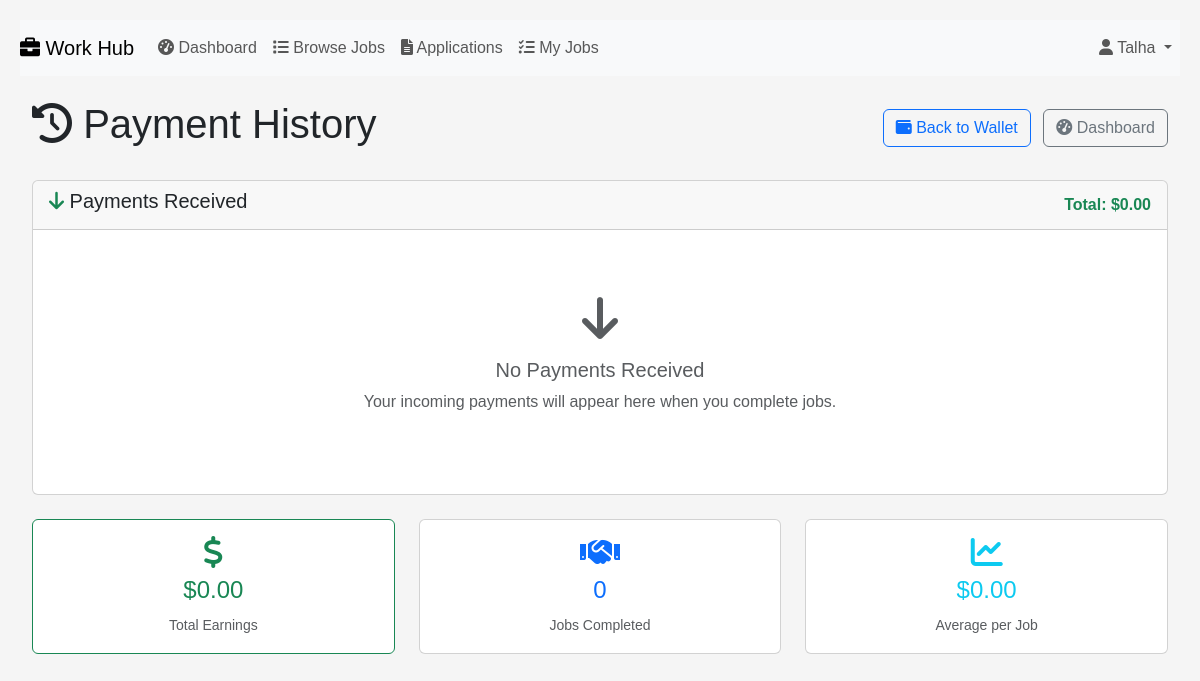
The page /history/ (signed in) on the database as committed earlier.
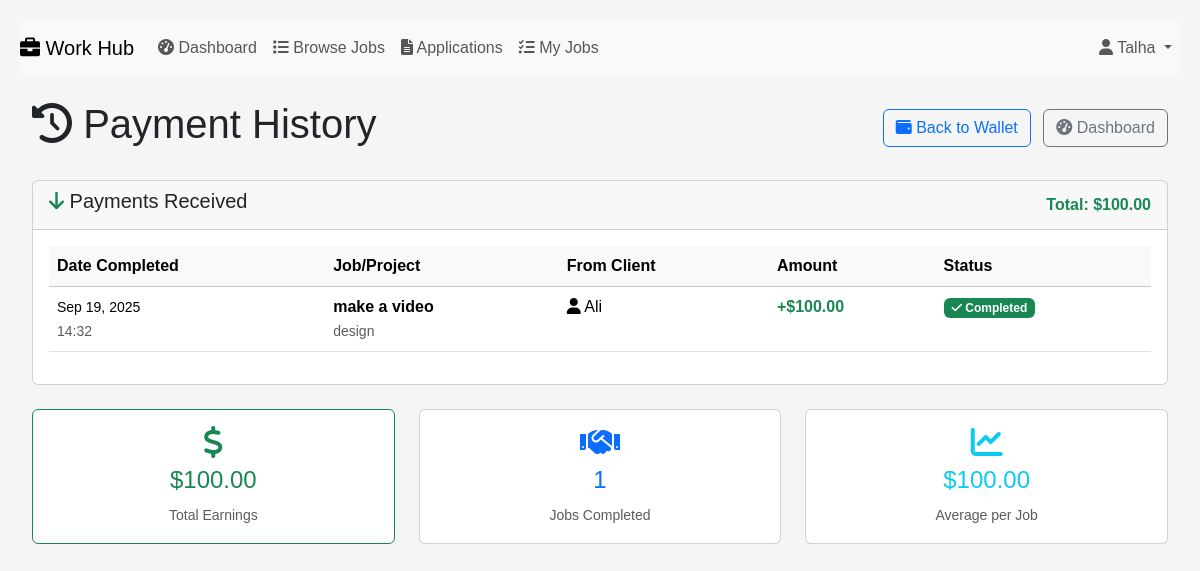
The same page on the database as committed later.
### payments/models.py (models this page shows, shortened)
class Payment(models.Model):
    STATUS_CHOICES = [
        ('pending', 'Pending'),
        ('on_hold', 'On Hold'),
        ('completed', 'Completed'),
        ('cancelled', 'Cancelled'),
        ('refunded', 'Refunded'),
    ]
    PAYMENT_TYPE_CHOICES = [
        ('job_payment', 'Job Payment'),
        ('wallet_topup', 'Wallet Top-up'),
        ('withdrawal', 'Withdrawal'),
        ('refund', 'Refund'),
    ]
    job = models.ForeignKey(Job, on_delete=models.CASCADE, related_name='payments', null=True, blank=True)
    from_user = models.ForeignKey(User, on_delete=models.CASCADE, related_name='payments_sent')
    to_user = models.ForeignKey(User, on_delete=models.CASCADE, related_name='payments_received', null=True, blank=True)
    amount = models.DecimalField(max_digits=10, decimal_places=2)
    status = models.CharField(max_length=20, choices=STATUS_CHOICES, default='pending')
    payment_type = models.CharField(max_length=20, choices=PAYMENT_TYPE_CHOICES, default='job_payment')
    description = models.TextField(blank=True)
    created_at = models.DateTimeField(auto_now_add=True)
    updated_at = models.DateTimeField(auto_now=True)
    completed_at = models.DateTimeField(null=True, blank=True)
    class Meta:
        ordering = ['-created_at']

### jobs/models.py (models this page shows, shortened)
class Job(models.Model):
    CATEGORY_CHOICES = [
        ('web_dev', 'Web Development'),
        ('mobile_dev', 'Mobile Development'),
        ('design', 'Design'),
        ('writing', 'Writing'),
        ('marketing', 'Marketing'),
        ('data_entry', 'Data Entry'),
        ('other', 'Other'),
    ]
    STATUS_CHOICES = [
        ('open', 'Open'),
        ('in_progress', 'In Progress'),
        ('completed', 'Completed'),
        ('cancelled', 'Cancelled'),
    ]
    title = models.CharField(max_length=200)
    description = models.TextField()
    category = models.CharField(max_length=20, choices=CATEGORY_CHOICES)
    budget = models.DecimalField(max_digits=10, decimal_places=2)
    deadline = models.DateField()
    status = models.CharField(max_length=20, choices=STATUS_CHOICES, default='open')
    client = models.ForeignKey(User, on_delete=models.CASCADE, related_name='posted_jobs')
    freelancer = models.ForeignKey(User, on_delete=models.SET_NULL, null=True, blank=True, related_name='assigned_jobs')
    created_at = models.DateTimeField(auto_now_add=True)
    updated_at = models.DateTimeField(auto_now=True)
    class Meta:
        ordering = ['-created_at']

### payments/views.py (the view, shortened to what this page needs)
# urls.py: path('history/', views.payment_history, name='payment_history'),
@login_required
def payment_history(request):
    user_role = getattr(request.user.profile, 'role', None) if hasattr(request.user, 'profile') else None
    if user_role == 'freelancer':
        payments_received = Payment.objects.filter(
            to_user=request.user,
            status='completed'
        ).order_by('-completed_at')
        total_received = sum(payment.amount for payment in payments_received)
        context = {
            'payments_received': payments_received,
            'total_received': total_received,
            'is_freelancer': True,
        }
    return render(request, 'payments/payment_history.html', context)

### payments/templates/payments/payment_history.html (shortened to what the changed rows need)
{% extends "payments/layout3.html" %}
{% load static %}
{% block body %}
<div class="container mt-4">
    <div class="d-flex justify-content-between align-items-center mb-4">
        <h1><i class="fas fa-history"></i> Payment History</h1>
    </div>
    {% if is_freelancer %}
    <div class="card">
        <div class="card-header d-flex justify-content-between align-items-center">
            <h5><i class="fas fa-arrow-down text-success"></i> Payments Received</h5>
            <div class="text-success">
                <strong>Total: ${{ total_received|floatformat:2 }}</strong>
            </div>
        </div>
        <div class="card-body">
            {% if payments_received %}
                <div class="table-responsive">
                    <table class="table table-hover">
                        <thead class="table-light">
                            <tr>
                                <th>Date Completed</th>
                                <th>Job/Project</th>
                                <th>From Client</th>
                                <th>Amount</th>
                                <th>Status</th>
                            </tr>
                        </thead>
                        <tbody>
                            {% for payment in payments_received %}
                                <tr>
                                    <td>
                                        <small>{{ payment.completed_at|date:"M d, Y" }}</small><br>
                                        <small class="text-muted">{{ payment.completed_at|time:"H:i" }}</small>
                                    </td>
                                    <td>
                                        {% if payment.job %}
                                            <strong>{{ payment.job.title|truncatechars:40 }}</strong>
                                            <br><small class="text-muted">{{ payment.job.category }}</small>
                                        {% else %}
                                            {{ payment.description|truncatechars:40 }}
                                        {% endif %}
                                    </td>
                                    <td>
                                        <i class="fas fa-user"></i> {{ payment.from_user.username }}
                                    </td>
                                    <td>
                                        <span class="text-success fw-bold">+${{ payment.amount }}</span>
                                    </td>
                                    <td>
                                        <span class="badge bg-success">
                                            <i class="fas fa-check"></i> {{ payment.get_status_display }}
                                        </span>
                                    </td>
                                </tr>
                            {% endfor %}
                        </tbody>
                    </table>
                </div>
            {% else %}
                <div class="text-center py-5">
                    <i class="fas fa-arrow-down fa-3x text-muted mb-3"></i>
                    <h5 class="text-muted">No Payments Received</h5>
                    <p class="text-muted">Your incoming payments will appear here when you complete jobs.</p>
                </div>
            {% endif %}
        </div>
    </div>
    {% endif %}
    <div class="row mt-4">
        {% if is_freelancer %}
            <div class="col-md-4">
                <div class="card text-center border-success">
                    <div class="card-body">
                        <i class="fas fa-dollar-sign fa-2x text-success mb-2"></i>
                        <h4 class="text-success">${{ total_received|floatformat:2 }}</h4>
                        <small class="text-muted">Total Earnings</small>
                    </div>
                </div>
            </div>
            <div class="col-md-4">
                <div class="card text-center">
                    <div class="card-body">
                        <i class="fas fa-handshake fa-2x text-primary mb-2"></i>
                        <h4 class="text-primary">{{ payments_received.count }}</h4>
                        <small class="text-muted">Jobs Completed</small>
                    </div>
                </div>
            </div>
            <div class="col-md-4">
                <div class="card text-center">
                    <div class="card-body">
                        <i class="fas fa-chart-line fa-2x text-info mb-2"></i>
                        <h4 class="text-info">
                            {% if payments_received.count > 0 %}
                                ${{ total_received|floatformat:2 }}
                            {% else %}
                                $0.00
                            {% endif %}
                        </h4>
                        <small class="text-muted">Average per Job</small>
                    </div>
                </div>
            </div>
        {% endif %}
    </div>
</div>
{% endblock %}

Rows that differ between the two databases and show on the page:
added Payment: completed_at "Sep 19, 2025", completed_at "14:32", job "make a video", job.category "design", from_user.username "Ali", amount "100.00", status "Completed"
Other text that changed with them:
{{ total_received|floatformat:2 }}: "0.00" → "100.00"
{{ payments_received.count }}: "0" → "1"
{{ total_received|floatformat:2 }}: (not shown) → "100.00"
text no longer shown: "No Payments Received Your incoming payments will appear here when you complete jobs. $0.00"
text now shown: "Date Completed Job/Project From Client Amount Status $"
